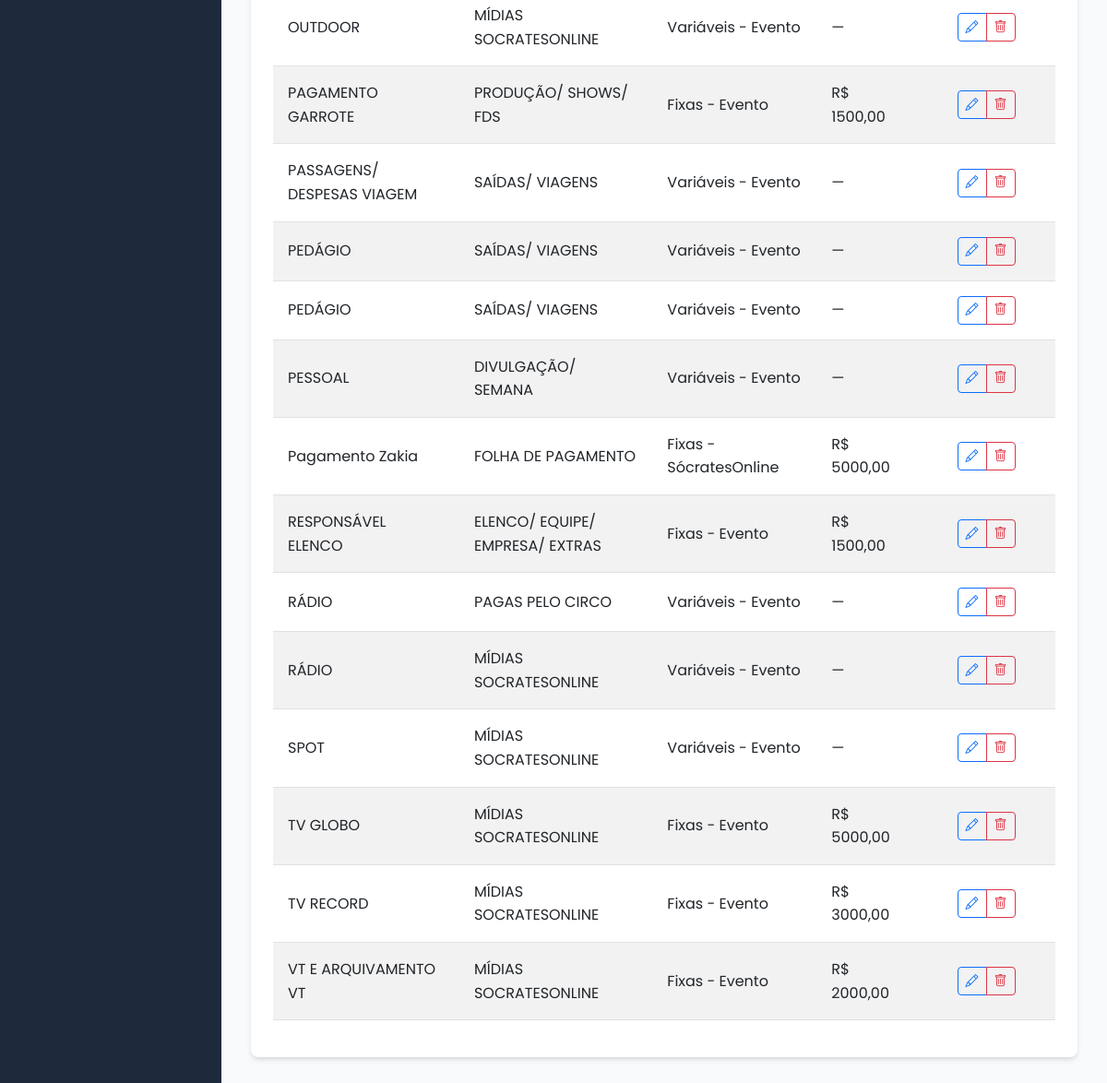
Before: /cadastros/despesas (lower part) with the older database file.
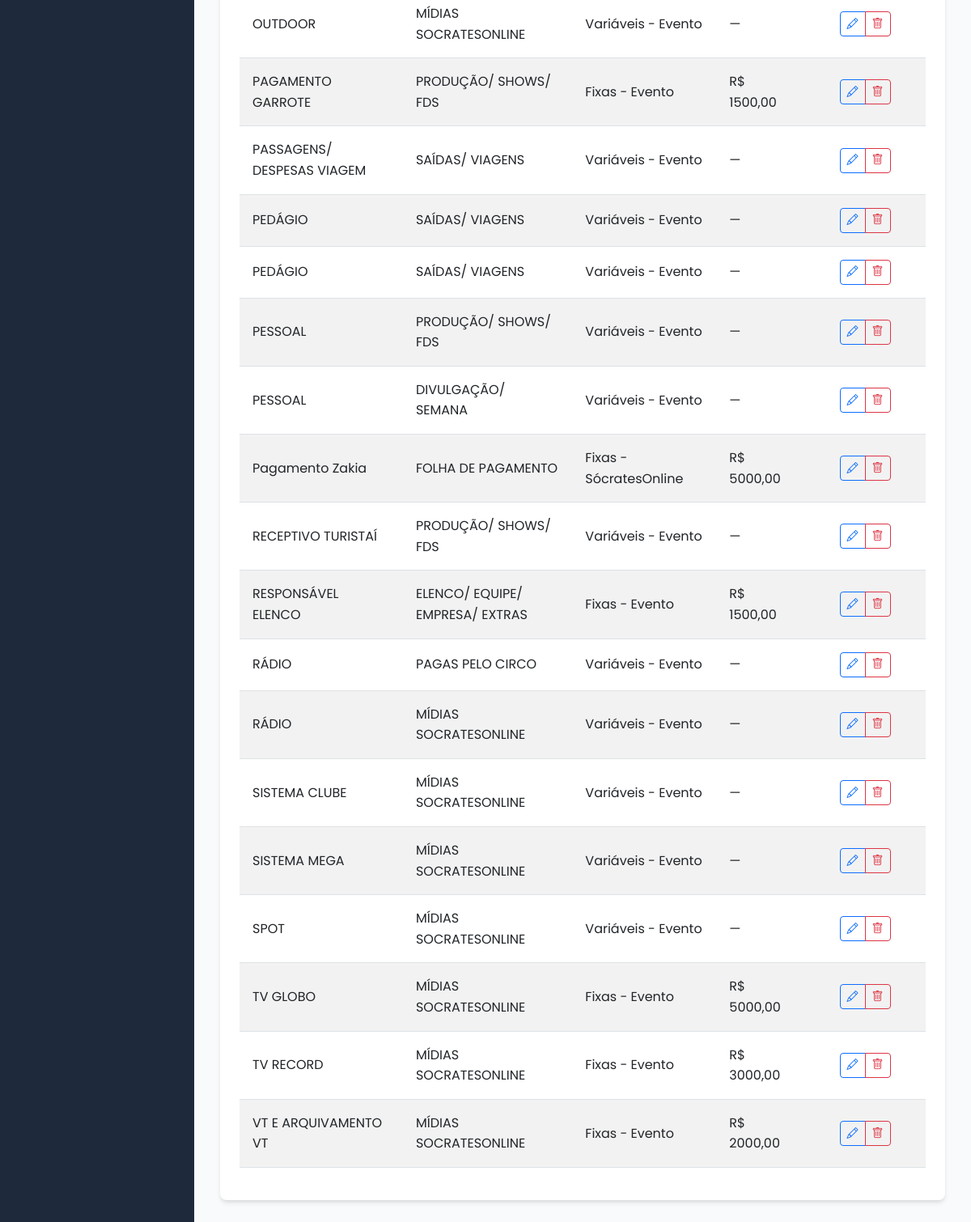
After: the same page with the newer database file.
### models.py (models this page shows, shortened)
class Despesa(db.Model):
    __tablename__ = 'despesa'
    id_despesa = db.Column(db.Integer, primary_key=True)
    nome = db.Column(db.String, nullable=False)
    id_categoria_despesa = db.Column(db.Integer, db.ForeignKey('categoria_despesa.id_categoria_despesa'))
    id_tipo_despesa = db.Column(db.Integer, nullable=False, default=1)  # 1=Fixas-Evento, 2=Variáveis-Evento, 3=Fixas-SócratesOnline, 4=Variáveis-SócratesOnline
    valor_medio_despesa = db.Column(db.Numeric(10, 2))
    despesa_eventos = db.relationship('DespesaEvento', back_populates='despesa')
    @property
    def tipo_nome(self):
        return TIPOS_DESPESA.get(self.id_tipo_despesa, 'Tipo não definido')

class CategoriaDespesa(db.Model):
    __tablename__ = 'categoria_despesa'
    id_categoria_despesa = db.Column(db.Integer, primary_key=True)
    nome = db.Column(db.String, nullable=False)
    despesas = db.relationship('Despesa', backref='categoria')

### app.py (the view, shortened to what this page needs)
@app.route('/cadastros/despesas', methods=['GET', 'POST'])
def cadastrar_despesa():
    categorias_existentes = CategoriaDespesa.query.all()
    if not categorias_existentes:
        flash('Ã‰ necessÃ¡rio cadastrar pelo menos uma categoria de despesa antes de cadastrar despesas.', 'warning')
        return redirect(url_for('cadastrar_categoria_despesa'))
    form = DespesaForm()
    form.id_categoria_despesa.choices = [(c.id_categoria_despesa, c.nome) for c in categorias_existentes]
    despesas = Despesa.query.order_by(Despesa.nome).all()
    return render_template('despesas.html', form=form, despesas=despesas)

### templates/despesas.html (shortened to what this page needs)
{% extends 'base.html' %}
{% block content %}
<div class="card">
    <div class="card-body">
        {% if despesas %}
        <div class="table-responsive">
            <table class="table table-hover table-striped sortable-table" id="despesasTable">
                <tbody>
                    {% for d in despesas %}
                    <tr>
                        <td>{{ d.nome }}</td>
                        <td>{{ d.categoria.nome if d.categoria else '—' }}</td>
                        <td>{{ d.tipo_nome }}</td>
                        <td>
                            {% if d.valor_medio_despesa %}
                                R$ {{ "%.2f"|format(d.valor_medio_despesa)|replace('.', ',') }}
                            {% else %}
                                —
                            {% endif %}
                        </td>
                        <td class="text-center">
                            <div class="btn-group" role="group">
                                <a href="{{ url_for('editar_despesa', id=d.id_despesa) }}" class="btn btn-sm btn-outline-primary" title="Editar">
                                    <i class="bi bi-pencil"></i>
                                </a>
                                <a href="{{ url_for('excluir_despesa', id=d.id_despesa) }}" class="btn btn-sm btn-outline-danger"
                                   onclick="return confirm('Tem certeza que deseja excluir esta despesa?')" title="Excluir">
                                    <i class="bi bi-trash"></i>
                                </a>
                            </div>
                        </td>
                    </tr>
                    {% endfor %}
                </tbody>
            </table>
        </div>
        {% else %}
        <div class="alert alert-info">
            <i class="bi bi-info-circle me-2"></i>Nenhuma despesa cadastrada.
        </div>
        {% endif %}
    </div>
</div>
{% endblock %}

Changed rows visible on the page:
added Despesa: nome "PESSOAL", categoria "PRODUÇÃO/ SHOWS/ FDS", tipo_nome "Variáveis - Evento"
added Despesa: nome "RECEPTIVO TURISTAÍ", categoria "PRODUÇÃO/ SHOWS/ FDS", tipo_nome "Variáveis - Evento"
added Despesa: nome "SISTEMA CLUBE", categoria "MÍDIAS SOCRATESONLINE", tipo_nome "Variáveis - Evento"
added Despesa: nome "SISTEMA MEGA", categoria "MÍDIAS SOCRATESONLINE", tipo_nome "Variáveis - Evento"
